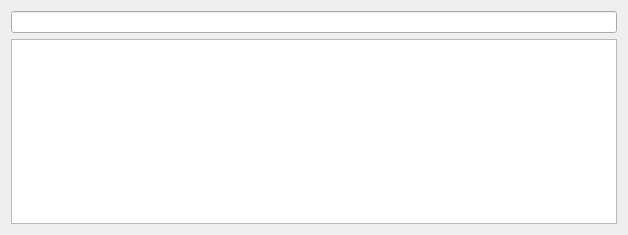
<?xml version="1.0" encoding="UTF-8"?>
<ui version="4.0">
 <class>QuickInputDialog</class>
 <widget class="QDialog" name="QuickInputDialog">
  <property name="geometry">
   <rect>
    <x>0</x>
    <y>0</y>
    <width>628</width>
    <height>235</height>
   </rect>
  </property>
  <layout class="QVBoxLayout" name="verticalLayout">
   <item>
    <widget class="QLineEdit" name="leInput"/>
   </item>
   <item>
    <widget class="QuickInputTableWidget" name="tableWidget">
     <property name="selectionBehavior">
      <enum>QAbstractItemView::SelectRows</enum>
     </property>
    </widget>
   </item>
  </layout>
 </widget>
 <customwidgets>
  <customwidget>
   <class>QuickInputTableWidget</class>
   <extends>QTableWidget</extends>
   <header>widget/QuickInputTableWidget.h</header>
  </customwidget>
 </customwidgets>
 <resources/>
 <connections/>
</ui>
